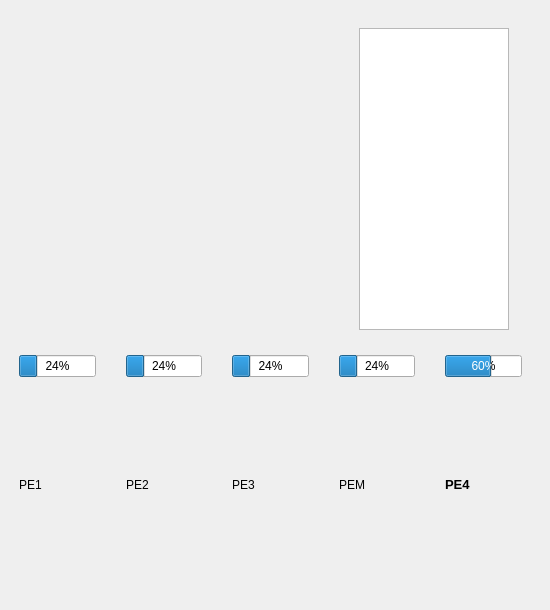
              <widget class="QWidget" name="monitor_year_page">
               <widget class="QFrame" name="frame_21">
                <property name="geometry">
                 <rect>
                  <x>0</x>
                  <y>0</y>
                  <width>541</width>
                  <height>601</height>
                 </rect>
                </property>
                <property name="frameShape">
                 <enum>QFrame::NoFrame</enum>
                </property>
                <layout class="QVBoxLayout" name="verticalLayout_18">
                 <property name="spacing">
                  <number>0</number>
                 </property>
                 <property name="leftMargin">
                  <number>10</number>
                 </property>
                 <property name="topMargin">
                  <number>10</number>
                 </property>
                 <property name="rightMargin">
                  <number>10</number>
                 </property>
                 <property name="bottomMargin">
                  <number>10</number>
                 </property>
                 <item>
                  <widget class="QFrame" name="frame_24">
                   <property name="frameShape">
                    <enum>QFrame::NoFrame</enum>
                   </property>
                   <layout class="QVBoxLayout" name="verticalLayout_19">
                    <item>
                     <widget class="QFrame" name="frame_25">
                      <property name="minimumSize">
                       <size>
                        <width>499</width>
                        <height>320</height>
                       </size>
                      </property>
                      <property name="maximumSize">
                       <size>
                        <width>499</width>
                        <height>320</height>
                       </size>
                      </property>
                      <property name="frameShape">
                       <enum>QFrame::NoFrame</enum>
                      </property>
                      <layout class="QHBoxLayout" name="horizontalLayout_20">
                       <item>
                        <widget class="QWidget" name="total_kpi" native="true">
                         <property name="minimumSize">
                          <size>
                           <width>0</width>
                           <height>300</height>
                          </size>
                         </property>
                         <property name="maximumSize">
                          <size>
                           <width>16777215</width>
                           <height>300</height>
                          </size>
                         </property>
                        </widget>
                       </item>
                       <item>
                        <widget class="QTableView" name="KPI_table">
                         <property name="sizePolicy">
                          <sizepolicy hsizetype="Minimum" vsizetype="Minimum">
                           <horstretch>0</horstretch>
                           <verstretch>0</verstretch>
                          </sizepolicy>
                         </property>
                         <property name="maximumSize">
                          <size>
                           <width>150</width>
                           <height>16777215</height>
                          </size>
                         </property>
                        </widget>
                       </item>
                      </layout>
                     </widget>
                    </item>
                    <item>
                     <widget class="QWidget" name="group_kpi" native="true">
                      <layout class="QHBoxLayout" name="horizontalLayout_22">
                       <property name="spacing">
                        <number>30</number>
                       </property>
                       <property name="leftMargin">
                        <number>0</number>
                       </property>
                       <property name="topMargin">
                        <number>0</number>
                       </property>
                       <property name="rightMargin">
                        <number>0</number>
                       </property>
                       <property name="bottomMargin">
                        <number>0</number>
                       </property>
                       <item>
                        <widget class="QFrame" name="frame_27">
                         <layout class="QVBoxLayout" name="verticalLayout_20">
                          <property name="spacing">
                           <number>10</number>
                          </property>
                          <property name="leftMargin">
                           <number>0</number>
                          </property>
                          <property name="topMargin">
                           <number>10</number>
                          </property>
                          <property name="rightMargin">
                           <number>0</number>
                          </property>
                          <property name="bottomMargin">
                           <number>0</number>
                          </property>
                          <item>
                           <widget class="QProgressBar" name="PE1_KPI">
                            <property name="minimumSize">
                             <size>
                              <width>70</width>
                              <height>0</height>
                             </size>
                            </property>
                            <property name="layoutDirection">
                             <enum>Qt::LeftToRight</enum>
                            </property>
                            <property name="value">
                             <number>24</number>
                            </property>
                            <property name="textDirection">
                             <enum>QProgressBar::TopToBottom</enum>
                            </property>
                           </widget>
                          </item>
                          <item>
                           <widget class="QLabel" name="label_29">
                            <property name="maximumSize">
                             <size>
                              <width>16777215</width>
                              <height>16777215</height>
                             </size>
                            </property>
                            <property name="text">
                             <string>PE1</string>
                            </property>
                           </widget>
                          </item>
                         </layout>
                        </widget>
                       </item>
                       <item>
                        <widget class="QFrame" name="frame_51">
                         <layout class="QVBoxLayout" name="verticalLayout_21">
                          <property name="spacing">
                           <number>10</number>
                          </property>
                          <property name="leftMargin">
                           <number>0</number>
                          </property>
                          <property name="topMargin">
                           <number>10</number>
                          </property>
                          <property name="rightMargin">
                           <number>0</number>
                          </property>
                          <property name="bottomMargin">
                           <number>0</number>
                          </property>
                          <item>
                           <widget class="QProgressBar" name="PE2_KPI">
                            <property name="minimumSize">
                             <size>
                              <width>70</width>
                              <height>0</height>
                             </size>
                            </property>
                            <property name="value">
                             <number>24</number>
                            </property>
                           </widget>
                          </item>
                          <item>
                           <widget class="QLabel" name="label_30">
                            <property name="text">
                             <string>PE2</string>
                            </property>
                           </widget>
                          </item>
                         </layout>
                        </widget>
                       </item>
                       <item>
                        <widget class="QFrame" name="frame_26">
                         <layout class="QVBoxLayout" name="verticalLayout_22">
                          <property name="spacing">
                           <number>10</number>
                          </property>
                          <property name="leftMargin">
                           <number>0</number>
                          </property>
                          <property name="topMargin">
                           <number>10</number>
                          </property>
                          <property name="rightMargin">
                           <number>0</number>
                          </property>
                          <property name="bottomMargin">
                           <number>0</number>
                          </property>
                          <item>
                           <widget class="QProgressBar" name="PE3_KPI">
                            <property name="minimumSize">
                             <size>
                              <width>70</width>
                              <height>0</height>
                             </size>
                            </property>
                            <property name="value">
                             <number>24</number>
                            </property>
                            <property name="invertedAppearance">
                             <bool>false</bool>
                            </property>
                           </widget>
                          </item>
                          <item>
                           <widget class="QLabel" name="label_31">
                            <property name="text">
                             <string>PE3</string>
                            </property>
                           </widget>
                          </item>
                         </layout>
                        </widget>
                       </item>
                       <item>
                        <widget class="QFrame" name="frame_166">
                         <layout class="QVBoxLayout" name="verticalLayout_23">
                          <property name="spacing">
                           <number>10</number>
                          </property>
                          <property name="leftMargin">
                           <number>0</number>
                          </property>
                          <property name="topMargin">
                           <number>10</number>
                          </property>
                          <property name="rightMargin">
                           <number>0</number>
                          </property>
                          <property name="bottomMargin">
                           <number>0</number>
                          </property>
                          <item>
                           <widget class="QProgressBar" name="PE5_KPI">
                            <property name="minimumSize">
                             <size>
                              <width>70</width>
                              <height>0</height>
                             </size>
                            </property>
                            <property name="value">
                             <number>24</number>
                            </property>
                           </widget>
                          </item>
                          <item>
                           <widget class="QLabel" name="label_32">
                            <property name="text">
                             <string>PEM</string>
                            </property>
                           </widget>
                          </item>
                         </layout>
                        </widget>
                       </item>
                       <item>
                        <widget class="QFrame" name="frame_4">
                         <layout class="QVBoxLayout" name="verticalLayout_24">
                          <property name="spacing">
                           <number>10</number>
                          </property>
                          <property name="leftMargin">
                           <number>0</number>
                          </property>
                          <property name="topMargin">
                           <number>10</number>
                          </property>
                          <property name="rightMargin">
                           <number>0</number>
                          </property>
                          <property name="bottomMargin">
                           <number>0</number>
                          </property>
                          <item>
                           <widget class="QProgressBar" name="PE4_KPI">
                            <property name="minimumSize">
                             <size>
                              <width>70</width>
                              <height>0</height>
                             </size>
                            </property>
                            <property name="value">
                             <number>60</number>
                            </property>
                           </widget>
                          </item>
                          <item>
                           <widget class="QLabel" name="label_33">
                            <property name="font">
                             <font>
                              <pointsize>10</pointsize>
                              <weight>75</weight>
                              <bold>true</bold>
                             </font>
                            </property>
                            <property name="text">
                             <string>PE4</string>
                            </property>
                           </widget>
                          </item>
                         </layout>
                        </widget>
                       </item>
                      </layout>
                     </widget>
                    </item>
                   </layout>
                  </widget>
                 </item>
                </layout>
               </widget>
              </widget>
